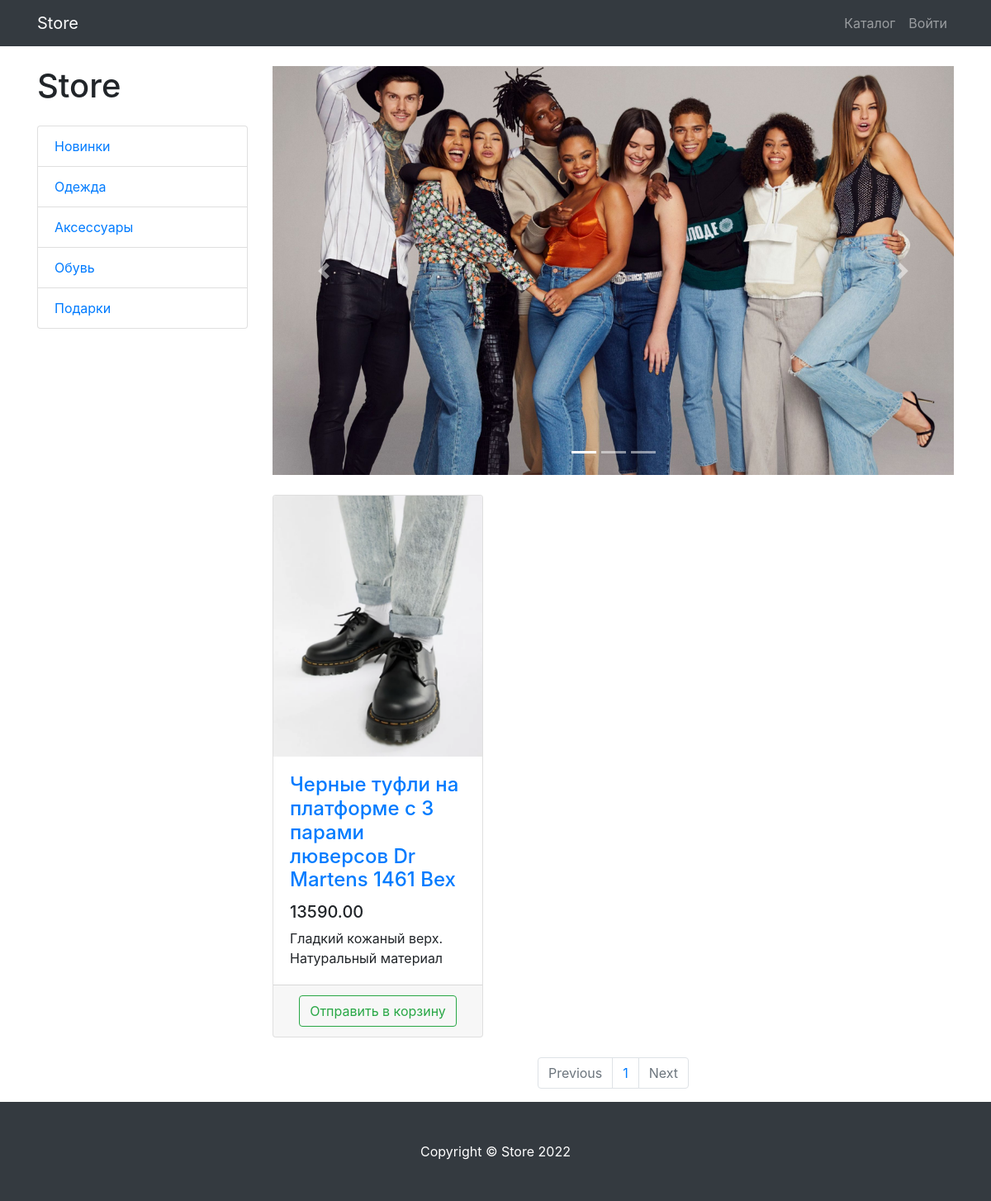
Screenshot of /products/category/4/ with the database file from the repository.
### products/models.py (models this page shows, shortened)
class Category(models.Model):
    title = models.CharField(max_length=150, unique=True)
    content = models.TextField(null=True, blank=True)

class Products(models.Model):
    title = models.CharField(max_length=150)
    content = models.TextField(null=True, blank=True)
    price = models.DecimalField(max_digits=60, decimal_places=2)
    quantity = models.PositiveIntegerField(default=0)
    image = models.ImageField(upload_to='images')
    category = models.ForeignKey(to=Category, on_delete=models.CASCADE)

### products/views.py (the view)
# urls.py: path('products/', views.catalog, name='products'),
def catalog(request, category_id=None, page_number=1):
    products = Products.objects.filter(category_id=category_id) if category_id else Products.objects.all()
    per_page = 3
    paginator = Paginator(products, per_page)
    products_paginator = paginator.page(page_number)
    context = {
        'title': 'Store - Каталог',
        'categories': Category.objects.all(),
        'products': products_paginator,
    }
    return render(request, 'products/products.html', context)

### products/templates/products/products.html (shortened to what this page needs)
{% extends "products/base.html" %}
{%load static%}
{%block css%}
<link href="{%static '/vendor/css/products.css'%}" rel="stylesheet">
{% endblock %}
{%block content%}
<div class="container">
    <div class="row">
        <div class="col-lg-3">
            <h1 class="my-4">Store</h1>
            <div class="list-group">
                {% for category in categories %}
                    <a href="{% url 'products_category' category.id  %}" class="list-group-item">{{ category.title }}</a>
                {% endfor %}
            </div>
        </div>
        <div class="col-lg-9">
            <div id="carouselExampleIndicators" class="carousel slide my-4" data-ride="carousel">
                <ol class="carousel-indicators">
                    <li data-target="#carouselExampleIndicators" data-slide-to="0" class="active"></li>
                    <li data-target="#carouselExampleIndicators" data-slide-to="1"></li>
                    <li data-target="#carouselExampleIndicators" data-slide-to="2"></li>
                </ol>
                <div class="carousel-inner" role="listbox">
                    <div class="carousel-item active">
                        <img class="d-block img-fluid" src="{%static '/vendor/img/slides/slide-1.jpg'%}" alt="First slide">
                    </div>
                </div>
                <a class="carousel-control-prev" href="#carouselExampleIndicators" role="button" data-slide="prev">
                    <span class="carousel-control-prev-icon" aria-hidden="true"></span>
                </a>
                <a class="carousel-control-next" href="#carouselExampleIndicators" role="button" data-slide="next">
                    <span class="carousel-control-next-icon" aria-hidden="true"></span>
                </a>
            </div>
            <div class="row">
                {% for product in products %}
                    <div class="col-lg-4 col-md-6 mb-4">
                        <div class="card h-100">
                            <a href="#">
                                <img class="card-img-top"
                                        src="{{ product.image.url }}"
                                        alt="">
                            </a>
                            <div class="card-body">
                                <h4 class="card-title">
                                    <a href="#">{{ product.title }}</a>
                                </h4>
                                <h5>{{product.price}}</h5>
                                <p class="card-text">{{product.content}}</p>
                            </div>
                            <div class="card-footer text-center">
                                {% if basket %}
                                <button type="button" class="btn btn-outline-success">Отправить в корзину</button>
                                {% else %}
                                <a class="btn btn-outline-success", href="{% url 'basket_add' product.id %}">
                                Отправить в корзину
                                </a>
                                {% endif %}
                            </div>
                        </div>
                    </div>
                {% endfor %}
            </div>
            <nav aria-label="Page navigation example">
                <ul class="pagination justify-content-center">
                    <li class="page-item {% if not products.has_previous %} disabled {% endif %}">
                        <a class="page-link" href="{% if products.has_previous %} {% url 'paginator' products.previous_page_number %} {% else %} # {% endif %}" tabindex="-1" aria-disabled="true">Previous</a>
                    </li>
                    {% for page in products.paginator.page_range %}
                    <li class="page-item">
                        <a class="page-link" href="{% url 'paginator' page %}">
                            {{ page }}
                        </a>
                    </li>
                    {% endfor %}
                    <li class="page-item {% if not products.has_next %} disabled {% endif %}">
                        <a class="page-link" href="{% if products.has_next %} {% url 'paginator' products.next_page_number %} {% else %} # {% endif %}">Next</a>
                    </li>
                </ul>
            </nav>
        </div>
    </div>
</div>
{% endblock %}
{%block footer%}
<footer class="py-5 bg-dark">
    <div class="container">
        <p class="m-0 text-center text-white">Copyright &copy; Store 2022</p>
    </div>
</footer>
{% endblock %}

### rows the page displays
Category: title "Новинки"
Category: title "Одежда"
Category: title "Аксессуары"
Category: title "Обувь"
Category: title "Подарки"
Products: image (picture), title "Черные туфли на платформе с 3 парами люверсов Dr Martens 1461 Bex", price "13590.00", content "Гладкий кожаный верх. Натуральный материал"

### other values shown
{{ page }} "1"
